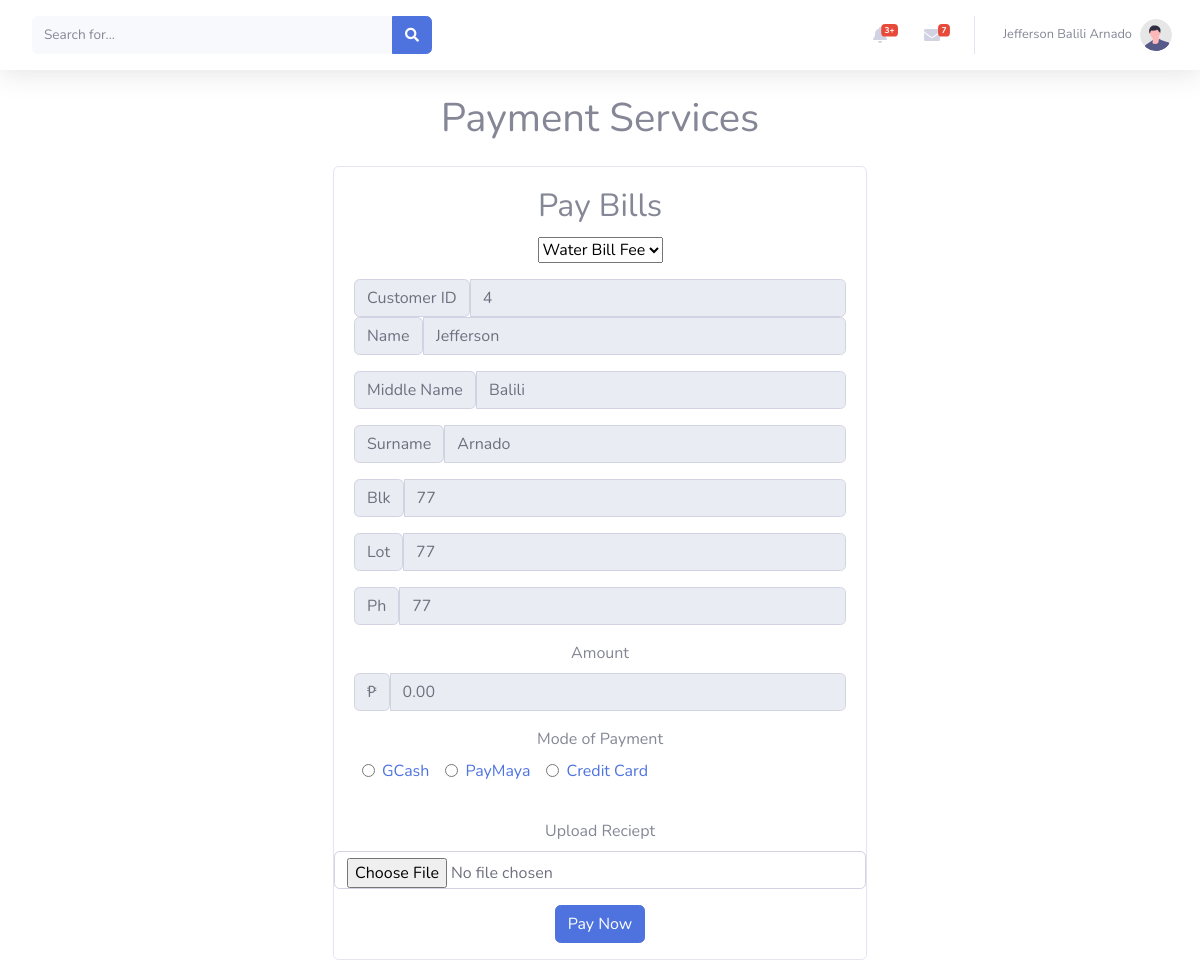
Screenshot of /paymentservices1.php (signed in) with the database file from the repository.
### tables this page shows
CREATE TABLE `user` (
  `id` int(50) NOT NULL,
  `firstname` varchar(50) NOT NULL,
  `middlename` varchar(50) NOT NULL,
  `lastname` varchar(50) NOT NULL,
  `block` int(50) NOT NULL,
  `lot` int(50) NOT NULL,
  `phase` int(30) NOT NULL,
  `username` varchar(30) NOT NULL,
  `password` varchar(500) NOT NULL,
  `emailadd` varchar(50) NOT NULL,
  `phonenum` bigint(12) NOT NULL,
  `address` varchar(50) NOT NULL,
  `postalcode` int(50) NOT NULL,
  `usertype` varchar(50) NOT NULL,
  `photo` varchar(50) NOT NULL,
  `status` int(1) NOT NULL DEFAULT 0
);

### paymentservices1.php (the view, shortened to what this page needs)
<?php
include('config.php');
$result = $conn->query("SELECT * FROM user WHERE id='" . $_SESSION['session_id'] . "'");
$row = mysqli_fetch_array($result);
$statement_query = "SELECT total_due FROM statement_of_account WHERE user_id = ?";
$statement_stmt = $conn->prepare($statement_query);
$statement_stmt->bind_param("i", $_SESSION['session_id']);
$statement_stmt->execute();
$statement_result = $statement_stmt->get_result();
$statement_row = $statement_result->fetch_assoc();
$statement_total_due = $statement_row['total_due'];
?>
<!DOCTYPE html>
<html lang="en">
<head>
    <link href="vendor/fontawesome-free/css/all.min.css" rel="stylesheet" type="text/css">
    <link href="css/sb-admin-2.min.css" rel="stylesheet">
</head>
<body>
    <nav class="navbar navbar-expand navbar-light bg-white topbar mb-4 static-top shadow">
        <form class="d-none d-sm-inline-block form-inline mr-auto ml-md-3 my-2 my-md-0 mw-100 navbar-search">
            <div class="input-group">
                <input type="text" class="form-control bg-light border-0 small" placeholder="Search for..." aria-label="Search" aria-describedby="basic-addon2">
                <div class="input-group-append">
                    <button class="btn btn-primary" type="button">
                        <i class="fas fa-search fa-sm"></i>
                    </button>
                </div>
            </div>
        </form>
        <ul class="navbar-nav ml-auto">
            <li class="nav-item dropdown no-arrow mx-1">
                <a class="nav-link dropdown-toggle" href="#" id="alertsDropdown" role="button" data-toggle="dropdown" aria-haspopup="true" aria-expanded="false">
                    <i class="fas fa-bell fa-fw"></i>
                    <span class="badge badge-danger badge-counter">3+</span>
                </a>
            </li>
            <li class="nav-item dropdown no-arrow mx-1">
                <a class="nav-link dropdown-toggle" href="#" id="messagesDropdown" role="button" data-toggle="dropdown" aria-haspopup="true" aria-expanded="false">
                    <i class="fas fa-envelope fa-fw"></i>
                    <span class="badge badge-danger badge-counter">7</span>
                </a>
            </li>
            <li class="nav-item dropdown no-arrow">
                <a class="nav-link dropdown-toggle" href="#" id="userDropdown" role="button" data-toggle="dropdown" aria-haspopup="true" aria-expanded="false">
                    <span class="mr-2 d-none d-lg-inline text-gray-600 small"><?php echo $row['firstname'] . ' ' . $row['middlename'] . ' ' . $row['lastname']; ?></span>
                    <img class="img-profile rounded-circle" src="img/undraw_profile.svg">
                </a>
            </li>
        </ul>
    </nav>
    <div class="container mt-4 mx-auto text-center">
        <h1>Payment Services</h1>
        <div class="row mt-4 justify-content-center">
            <div class="col-md-6">
                <div class="card">
                    <div class="card-body">
                        <h2 class="card-title">Pay Bills</h2>
                        <form method="post" action="payment_services.php" enctype="multipart/form-data">
                            <div class="mb-3">
                                <select class="form-select" id="bill-type" name="bill_type" required>
                                    <option value="water_bill">Water Bill Fee</option>
                                </select>
                            </div>
                            <div class="mb-3">
                                <div class="input-group">
                                    <span class="input-group-text">Customer ID</span>
                                    <input type="text" class="form-control" id="firstname" name="customer_id" value="<?php echo $row['id']; ?>" readonly>
                                </div>
                                <div class="input-group">
                                    <span class="input-group-text">Name</span>
                                    <input type="text" class="form-control" id="firstname" name="firstname" value="<?php echo $row['firstname']; ?>" readonly>
                                </div>
                            </div>
                            <div class="mb-3">
                                <div class="input-group">
                                    <span class="input-group-text">Middle Name</span>
                                    <input type="text" class="form-control" id="middlename" name="middlename" value="<?php echo $row['middlename']; ?>" readonly>
                                </div>
                            </div>
                            <div class="mb-3">
                                <div class="input-group">
                                    <span class="input-group-text">Surname</span>
                                    <input type="text" class="form-control" id="lastname" name="lastname" value="<?php echo $row['lastname']; ?>" readonly>
                                </div>
                            </div>
                            <div class="mb-3">
                                <div class="input-group">
                                    <span class="input-group-text">Blk</span>
                                    <input type="text" class="form-control" id="block" name="block" value="<?php echo $row['block']; ?>" readonly>
                                </div>
                            </div>
                            <div class="mb-3">
                                <div class="input-group">
                                    <span class="input-group-text">Lot</span>
                                    <input type="text" class="form-control" id="lot" name="lot" value="<?php echo $row['lot']; ?>" readonly>
                                </div>
                            </div>
                            <div class="mb-3">
                                <div class="input-group">
                                    <span class="input-group-text">Ph</span>
                                    <input type="text" class="form-control" id="phase" name="phase" value="<?php echo $row['phase']; ?>" readonly>
                                </div>
                            </div>
                            <div class="mb-3">
                                <label for="amount" class="form-label">Amount</label>
                                <div class="input-group">
                                    <span class="input-group-text">₱</span>
                                    <input type="text" class="form-control" value="<?php echo number_format($statement_total_due, 2, '.', ','); ?>" readonly>
                                </div>
                            </div>
                            <div class="mb-3">
                                <label for="mode_of_payment" class="form-label">Mode of Payment</label>
                                <div class="input-group text-center">
                                    <div class="form-check d-inline-block mx-2">
                                        <input type="radio" class="form-check-input" id="gcash" name="mode_of_payment" value="GCash">
                                        <label class="form-check-label" for="gcash"><a href="gcash.php">GCash</a></label>
                                    </div>
                                    <div class="form-check d-inline-block mx-2">
                                        <input type="radio" class="form-check-input" id="paymaya" name="mode_of_payment" value="PayMaya">
                                        <label class="form-check-label" for="paymaya"><a href="paymaya.php">PayMaya</a></label>
                                    </div>
                                    <div class="form-check d-inline-block mx-2">
                                        <input type="radio" class="form-check-input" id="creditcard" name="mode_of_payment" value="CreditCard">
                                        <label class="form-check-label" for="creditcard"><a href="creditcard.php">Credit Card</a></label>
                                    </div>
                                </div>
                            </div>
                    </div>
                    <div class="mb-3">
                        <label for="upload_image" class="form-label">Upload Reciept</label>
                        <input type="file" class="form-control" id="upload_image" name="upload_image">
                    </div>
                    <div class="mb-3">
                        <button type="submit" class="btn btn-primary" name="submit">Pay Now</button>
                    </div>
                </div>
            </div>
        </div>
    </div>
</body>
</html>

### rows the page displays
user: firstname "Jefferson", middlename "Balili", lastname "Arnado", customer_id "4", block "77", lot "77", phase "77"
